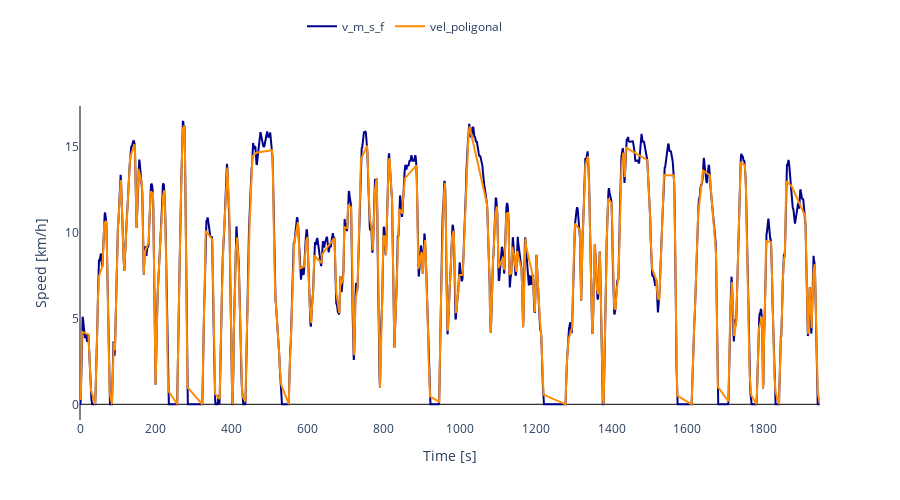

Notebook cell for this chart:
### Code cell


### Figure 1 — Plotly figure (JSON) as saved in the notebook; plotly's stock layout.template omitted (floating-point values rounded to 4 significant figures; data arrays with more than 128 entries replaced by an {"elided": "..."} marker saying what was removed)
{"data": [{"line": {"color": "darkblue"}, "mode": "lines", "name": "v_m_s_f", "type": "scatter", "x": {"elided": "1950 int values"}, "y": {"elided": "1950 float values"}}, {"line": {"color": "darkorange"}, "mode": "lines", "name": "vel_poligonal", "type": "scatter", "x": {"elided": "1950 int values"}, "y": {"elided": "1950 float values"}}], "layout": {"height": 500, "legend": {"orientation": "h", "x": 0.3, "y": 1.3}, "plot_bgcolor": "white", "width": 900, "xaxis": {"title": {"text": "Time [s]"}, "zeroline": true, "zerolinecolor": "black", "zerolinewidth": 1}, "yaxis": {"title": {"text": "Speed [km/h]"}, "zeroline": true, "zerolinecolor": "black", "zerolinewidth": 1}}}
